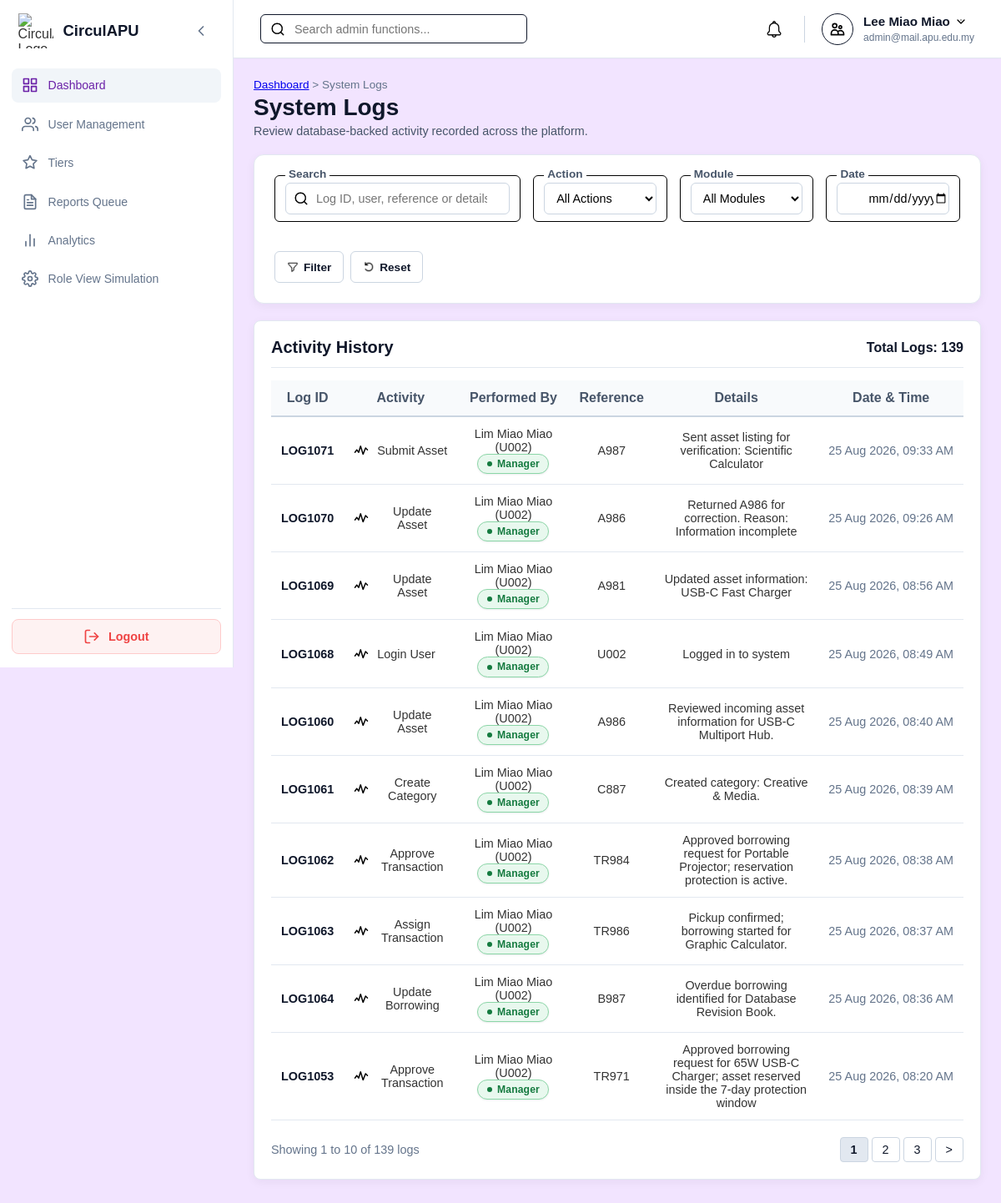
/Admin/system_logs.php (signed in), run on the app's committed database.
### tables this page shows
CREATE TABLE `systemlog` (
  `logID` varchar(10) NOT NULL,
  `userID` varchar(10) NOT NULL,
  `actionType` enum('Create','Submit','Approve','Reject','Redeem','Assign','Update','Delete','Login','Logout') NOT NULL,
  `refType` enum('Mission','Asset','Reward','Badge','Tier','Verification','User','Category','Transaction','Borrowing') NOT NULL,
  `refID` varchar(10) DEFAULT NULL,
  `description` varchar(255) NOT NULL,
  `timeLogged` timestamp NOT NULL DEFAULT current_timestamp()
);

CREATE TABLE `user` (
  `userID` varchar(10) NOT NULL,
  `name` varchar(100) NOT NULL,
  `email` varchar(100) NOT NULL,
  `password` varchar(255) NOT NULL,
  `role` enum('Member','Auditor','Manager','Admin') NOT NULL DEFAULT 'Member',
  `status` enum('Active','Suspended','Deleted') NOT NULL DEFAULT 'Active',
  `ecopoint` int(11) NOT NULL DEFAULT 0,
  `dateCreated` timestamp NOT NULL DEFAULT current_timestamp()
);

### Admin/system_logs.php (the view, shortened to what this page needs)
<?php
require_once '../db.php';
function e($value): string
{
    return htmlspecialchars((string)$value, ENT_QUOTES, 'UTF-8');
}
function logPageUrl(int $page): string
{
    $query = $_GET;
    $query['page'] = $page;
    return '?' . http_build_query($query);
}
$search = trim($_GET['search'] ?? '');
$date_logged = trim($_GET['date_logged'] ?? '');
$page = max(1, (int)($_GET['page'] ?? 1));
$limit = 10;
$where = [];
$params = [];
$types = '';
$where_sql = $where ? ' WHERE ' . implode(' AND ', $where) : '';
$base_from = ' FROM systemlog sl LEFT JOIN user u ON sl.userID = u.userID';
$logs = [];
$total_logs = 0;
$total_pages = 1;
try {
    $conn->set_charset('utf8mb4');
    $count_stmt = $conn->prepare('SELECT COUNT(*) AS total' . $base_from . $where_sql);
    $count_stmt->execute();
    $total_logs = (int)($count_stmt->get_result()->fetch_assoc()['total'] ?? 0);
    $total_pages = max(1, (int)ceil($total_logs / $limit));
    $page = min($page, $total_pages);
    $offset = ($page - 1) * $limit;
    $sql = 'SELECT sl.logID, sl.userID, u.name AS userName, u.role AS userRole,
                   sl.actionType, sl.refType, sl.refID, sl.description, sl.timeLogged'
         . $base_from . $where_sql
         . ' ORDER BY sl.timeLogged DESC, sl.logID DESC LIMIT ? OFFSET ?';
    $stmt = $conn->prepare($sql);
    $query_params = array_merge($params, [$limit, $offset]);
    $query_types = $types . 'ii';
    $stmt->bind_param($query_types, ...$query_params);
    $stmt->execute();
    $logs = $stmt->get_result()->fetch_all(MYSQLI_ASSOC);
} catch (Throwable $exception) {
    error_log($exception->getMessage());
    $error = 'Unable to load system logs. Please try again.';
}
?>
<!DOCTYPE html>
<html lang="en">
<head>
    <link rel="stylesheet" href="../style.css">
    <link rel="stylesheet" href="admin_style.css">
</head>
<body class="role-admin">
<div class="dashboard-container">
    <?php include '../sidebar.php'; ?>
    <div class="main-content">
        <?php include '../header.php'; ?>
        <main class="page-body">
            <div class="admin-page-header">
                <div>
                    <p class="header-breadcrumb"><a href="admin_dashboard.php">Dashboard</a> &gt; System Logs</p>
                    <h1 class="header-title">System Logs</h1>
                    <p class="header-subtitle">Review database-backed activity recorded across the platform.</p>
                </div>
            </div>
            <div class="content-card admin-filter-card">
                <form method="GET" action="system_logs.php" class="admin-filter-form">
                    <div class="field-box" style="flex: 2; min-width: 220px;">
                        <label for="log-search">Search</label>
                        <div class="input-wrapper">
                            <img src="../assets/icons/search.png" alt="" class="search-icon">
                            <input id="log-search" type="search" name="search" class="filter-input" placeholder="Log ID, user, reference or details" value="<?php echo e($search); ?>">
                        </div>
                    </div>
                    <div class="field-box" style="flex: 1; min-width: 145px;">
                        <label for="action-type">Action</label>
                        <select id="action-type" name="action_type" class="filter-select">
                            <option value="">All Actions</option>
                        </select>
                    </div>
                    <div class="field-box" style="flex: 1; min-width: 145px;">
                        <label for="reference-type">Module</label>
                        <select id="reference-type" name="ref_type" class="filter-select">
                            <option value="">All Modules</option>
                        </select>
                    </div>
                    <div class="field-box" style="flex: 1; min-width: 145px;">
                        <label for="date-logged">Date</label>
                        <input id="date-logged" type="date" name="date_logged" class="filter-input" value="<?php echo e($date_logged); ?>">
                    </div>
                    <div class="admin-filter-actions">
                        <button type="submit" class="btn-filter-submit"><img src="../assets/icons/filter.png" alt=""> Filter</button>
                        <a href="system_logs.php" class="btn-filter-reset"><img src="../assets/icons/reset.png" alt=""> Reset</a>
                    </div>
                </form>
            </div>
            <div class="content-card admin-table-card">
                <div class="table-header-bar">
                    <h2>Activity History</h2>
                    <span class="total-count">Total Logs: <?php echo $total_logs; ?></span>
                </div>
                <table class="admin-user-table">
                    <thead>
                    <tr>
                        <th>Log ID</th>
                        <th>Activity</th>
                        <th>Performed By</th>
                        <th>Reference</th>
                        <th>Details</th>
                        <th>Date &amp; Time</th>
                    </tr>
                    </thead>
                    <tbody>
                    <?php if (!$logs): ?>
                        <tr><td colspan="6" class="table-empty-msg">No system logs match the selected filters.</td></tr>
                    <?php else: ?>
                        <?php foreach ($logs as $log): ?>
                            <tr>
                                <td class="col-userid"><?php echo e($log['logID']); ?></td>
                                <td>
                                    <div class="activity-cell activity-flex">
                                        <img src="../assets/icons/activity.svg" alt="" class="cell-icon">
                                        <span><?php echo e($log['actionType'] . ' ' . $log['refType']); ?></span>
                                    </div>
                                </td>
                                <td>
                                    <?php echo e(($log['userName'] ?: 'Unknown User') . ' (' . $log['userID'] . ')'); ?>
                                    <?php if ($log['userRole']): ?><span class="status-badge active"><?php echo e($log['userRole']); ?></span><?php endif; ?>
                                </td>
                                <td><?php echo e($log['refID'] ?: '-'); ?></td>
                                <td><?php echo e($log['description']); ?></td>
                                <td class="col-time"><?php echo e(date('j M Y, h:i A', strtotime($log['timeLogged']))); ?></td>
                            </tr>
                        <?php endforeach; ?>
                    <?php endif; ?>
                    </tbody>
                </table>
                <div class="admin-pagination-footer">
                    <span class="pagination-info">
                        Showing <?php echo $total_logs ? (($page - 1) * $limit) + 1 : 0; ?> to <?php echo min($page * $limit, $total_logs); ?> of <?php echo $total_logs; ?> logs
                    </span>
                    <div class="pagination-controls">
                        <?php for ($i = max(1, $page - 2); $i <= min($total_pages, $page + 2); $i++): ?>
                            <a href="<?php echo e(logPageUrl($i)); ?>" class="pagination-btn <?php echo $page === $i ? 'active' : ''; ?>"><?php echo $i; ?></a>
                        <?php endfor; ?>
                        <?php if ($page < $total_pages): ?><a href="<?php echo e(logPageUrl($page + 1)); ?>" class="pagination-btn">&gt;</a><?php endif; ?>
                    </div>
                </div>
            </div>
        </main>
    </div>
</div>
</body>
</html>

### style.css (style rules this page uses)
:root { --sidebar-width: 280px; --sidebar-collapsed-width: 80px; --header-height: 70px; --transition-speed: 0.3s; }
body.role-admin { --primary-color: #6b21a8; --primary-hover: #581c87; --bg-color: #f2e4ff; --card-bg: #ffffff; --badge-bg: #f3e8ff; --badge-text: #6b21a8; --border-color: #e2e8f0; }
body { --primary-color: #333333; --primary-hover: #000000; --bg-color: #f7f9fc; --card-bg: #ffffff; --badge-bg: #e0e0e0; --badge-text: #333333; --border-color: #e2e8f0; }
* { box-sizing: border-box; margin: 0; padding: 0; font-family: Arial, Helvetica, sans-serif; }
html, body { width: 100%; min-height: 100vh; background-color: var(--bg-color); color: #333333; }
.dashboard-container { display: flex; width: 100vw; min-height: 100vh; position: relative; background-color: var(--bg-color); }
.main-content { margin-left: var(--sidebar-width); width: calc(100vw - var(--sidebar-width)); min-height: 100vh; display: flex; flex-direction: column; flex-grow: 1; transition: margin-left var(--transition-speed) ease-in-out, width var(--transition-speed) ease-in-out; }
.page-body { padding: 1.5rem; flex-grow: 1; width: 100%; }
.content-card { min-width: 0; margin-bottom: 30px; padding: 24px; background-color: var(--card-bg); border: 1px solid var(--border-color); border-radius: 12px; box-shadow: 0 3px 12px rgba(15, 23, 42, 0.05); }
.field-box { position: relative; border: 1px solid #000000; border-radius: 6px; padding: 8px 12px; margin-bottom: 20px; background-color: #ffffff; }
.field-box label { position: absolute; top: -10px; left: 12px; background: #ffffff; padding: 0 4px; font-size: 0.85rem; color: #000000; }
.field-box input { width: 100%; border: none; outline: none; font-size: 1rem; padding: 6px 0; background: transparent; }
.input-wrapper { position: relative; display: flex; align-items: center; }
.input-wrapper input { width: 100%; padding: 12px 12px 12px 40px; border: 1px solid #000; border-radius: 6px; font-size: 1rem; outline: none; }
.activity-flex { display: flex; align-items: center; gap: 10px; }

### data on the page
systemlog: logID "LOG1071", actionType+refType "Submit Asset", userID.name "Lim Miao Miao (U002)", userID.role "Manager", refID "A987", description "Sent asset listing for verification: Scientific Calculator", timeLogged "25 Aug 2026, 09:33 AM"
systemlog: logID "LOG1070", actionType+refType "Update Asset", userID.name "Lim Miao Miao (U002)", userID.role "Manager", refID "A986", description "Returned A986 for correction. Reason: Information incomplete", timeLogged "25 Aug 2026, 09:26 AM"
systemlog: logID "LOG1069", actionType+refType "Update Asset", userID.name "Lim Miao Miao (U002)", userID.role "Manager", refID "A981", description "Updated asset information: USB-C Fast Charger", timeLogged "25 Aug 2026, 08:56 AM"
systemlog: logID "LOG1068", actionType+refType "Login User", userID.name "Lim Miao Miao (U002)", userID.role "Manager", refID "U002", description "Logged in to system", timeLogged "25 Aug 2026, 08:49 AM"
systemlog: logID "LOG1060", actionType+refType "Update Asset", userID.name "Lim Miao Miao (U002)", userID.role "Manager", refID "A986", description "Reviewed incoming asset information for USB-C Multiport Hub.", timeLogged "25 Aug 2026, 08:40 AM"
systemlog: logID "LOG1061", actionType+refType "Create Category", userID.name "Lim Miao Miao (U002)", userID.role "Manager", refID "C887", description "Created category: Creative & Media.", timeLogged "25 Aug 2026, 08:39 AM"
systemlog: logID "LOG1062", actionType+refType "Approve Transaction", userID.name "Lim Miao Miao (U002)", userID.role "Manager", refID "TR984", description "Approved borrowing request for Portable Projector; reservation protection is active.", timeLogged "25 Aug 2026, 08:38 AM"
systemlog: logID "LOG1063", actionType+refType "Assign Transaction", userID.name "Lim Miao Miao (U002)", userID.role "Manager", refID "TR986", description "Pickup confirmed; borrowing started for Graphic Calculator.", timeLogged "25 Aug 2026, 08:37 AM"
systemlog: logID "LOG1064", actionType+refType "Update Borrowing", userID.name "Lim Miao Miao (U002)", userID.role "Manager", refID "B987", description "Overdue borrowing identified for Database Revision Book.", timeLogged "25 Aug 2026, 08:36 AM"
systemlog: logID "LOG1053", actionType+refType "Approve Transaction", userID.name "Lim Miao Miao (U002)", userID.role "Manager", refID "TR971", description "Approved borrowing request for 65W USB-C Charger; asset reserved inside the 7-day protection window", timeLogged "25 Aug 2026, 08:20 AM"

### other printed values
$user_name "Lee Miao Miao"
$user_email "admin@mail.apu.edu.my"
$total_logs "139"
min($page * $limit, $total_logs) "10"
